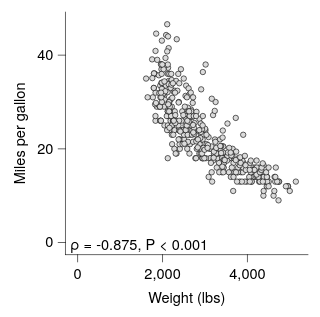

Source (Vega-Lite JSON):
### Vega-Lite specification from a JSON file in a GitHub repository (floating-point values rounded to 4 significant figures; data arrays with more than 128 entries replaced by an {"elided": "..."} marker saying what was removed)
{"background": null, "config": {"arc": {"fill": "#DBDBDB", "fillOpacity": 1.0, "innerRadius": 25.0, "padAngle": 0.03, "stroke": "black", "strokeOpacity": 1, "strokeWidth": 0.25}, "area": {"fill": "#DBDBDB", "fillOpacity": 1.0, "stroke": "black", "strokeOpacity": 1, "strokeWidth": 0.25}, "axis": {"domain": true, "domainCap": "round", "domainColor": "black", "domainWidth": 0.25, "grid": false, "gridCap": "round", "gridColor": "#F1F1F1", "gridDash": [0, 0], "gridOpacity": 1.0, "gridWidth": 0.25, "labelColor": "black", "labelFont": "Helvetica Neue, HelveticaNeue, Helvetica, Arial, sans-serif", "labelFontSize": 6, "labelFontStyle": "normal", "labelFontWeight": 400, "offset": 0, "ticks": true, "tickCap": "round", "tickColor": "black", "tickRound": false, "tickSize": 3, "tickWidth": 0.25, "titleColor": "black", "titleFont": "Helvetica Neue, HelveticaNeue, Helvetica, Arial, sans-serif", "titleFontSize": 6, "titleFontStyle": "normal", "titleFontWeight": 400}, "axisX": {"domain": true, "labelAlign": "center", "labelAngle": 0, "labels": true, "ticks": true, "translate": 0}, "axisY": {"domain": true, "labelAlign": "right", "labelAngle": 0, "labels": true, "ticks": true, "translate": 0}, "axisRight": {"domain": true, "labelAlign": "left", "labelAngle": 0, "labels": true, "ticks": true, "translate": 0}, "axisTop": {"domain": true, "labelAlign": "center", "labelAngle": 0, "labels": true, "ticks": true, "translate": 0}, "axisBand": {"tickOffset": 0}, "bar": {"fill": "#DBDBDB", "fillOpacity": 1.0, "stroke": "black", "strokeOpacity": 1, "strokeWidth": 0.25}, "boxplot": {"size": 9.0, "ticks": {"cornerRadius": 0.25, "fill": "black", "opacity": 1, "size": 4.5, "thickness": 0.25}, "box": {"fillOpacity": 1.0, "stroke": "black", "strokeOpacity": 1, "strokeWidth": 0.25}, "median": {"cornerRadius": 0, "fill": "black", "fillOpacity": 1.0, "opacity": 1, "size": 9.0, "thickness": 0.25}, "rule": {"fill": "black", "fillOpacity": 1.0, "size": 10.0, "stroke": "black", "strokeDash": [0, 0], "strokeOpacity": 1, "strokeWidth": 0.25}, "outliers": {"color": "black", "fill": "black", "fillOpacity": 1.0, "size": 0, "stroke": "black", "strokeOpacity": 1, "strokeWidth": 0.25}}, "circle": {"fill": "black", "fillOpacity": 1.0, "size": 1.25, "stroke": null, "strokeOpacity": 1, "strokeWidth": 0.25}, "errorband": {"band": {"fillOpacity": 0.6, "stroke": null, "strokeWidth": 0.25, "strokeOpacity": 1}, "borders": {"opacity": 0, "strokeOpacity": 1, "strokeWidth": 0.25}}, "errorbar": {"opacity": 1, "rule": {"strokeDash": [0, 0], "strokeWidth": 0.25}, "ticks": {"color": "black", "cornerRadius": 0.125, "opacity": 1, "size": 6.0, "thickness": 0.25}, "thickness": 0.25}, "font": "Helvetica Neue, HelveticaNeue, Helvetica, Arial, sans-serif", "geoshape": {"fill": "#DBDBDB", "fillOpacity": 1.0, "stroke": "black", "strokeOpacity": 1, "strokeWidth": 0.25}, "header": {"labelColor": "black", "labelFont": "Helvetica Neue, HelveticaNeue, Helvetica, Arial, sans-serif", "labelFontSize": 6, "labelFontStyle": "normal", "labelFontWeight": 400, "titleColor": "black", "titleFont": "Helvetica Neue, HelveticaNeue, Helvetica, Arial, sans-serif", "titleFontSize": 6, "titleFontStyle": "normal", "titleFontWeight": 400, "titlePadding": 0}, "legend": {"disable": false, "offset": 4.5, "titlePadding": 4, "labelOffset": 2, "gradientLabelOffset": 2, "columnPadding": 4, "rowPadding": 2, "gradientLength": 50.0, "gradientThickness": 5.0, "gradientOpacity": 1.0, "gradientStrokeColor": "black", "gradientStrokeWidth": 0.25, "labelColor": "black", "labelFont": "Helvetica Neue, HelveticaNeue, Helvetica, Arial, sans-serif", "labelFontSize": 6, "labelFontStyle": "normal", "labelFontWeight": 400, "strokeColor": "black", "strokeWidth": 0, "symbolSize": 36, "symbolStrokeColor": "black", "symbolStrokeWidth": 0.25, "titleColor": "black", "titleFont": "Helvetica Neue, HelveticaNeue, Helvetica, Arial, sans-serif", "titleFontSize": 6, "titleFontStyle": "normal", "titleFontWeight": 400}, "line": {"color": "black", "stroke": "black", "strokeCap": "butt", "strokeDash": [0, 0], "strokeOpacity": 1, "strokeWidth": 0.5}, "point": {"filled": true, "fill": "#DBDBDB", "fillOpacity": 1.0, "size": 5.0, "stroke": "black", "strokeOpacity": 1, "strokeWidth": 0.25}, "range": {"category": ["#B2B2B2", "#4A7CD3", "#008542", "#664CAF", "#509F98", "#636363", "#284F93", "#005226", "#382864", "#285753"], "diverging": {"scheme": ["#443E60", "#5F597E", "#7C759B", "#9994B6", "#B7B4CC", "#D6D5DC", "#F6F6F6", "#D1DAD9", "#A4C2BF", "#7AA9A4", "#578E89", "#37736E", "#1B5954"]}, "heatmap": {"scheme": ["#440154", "#472270", "#433E82", "#38598C", "#2C728E", "#238A8D", "#24A086", "#39B578", "#5DC862", "#96D646", "#CAE02D", "#FDE724"]}, "ordinal": {"scheme": ["#F1F1F1", "#DBDBDB", "#C6C6C6", "#B2B2B2", "#9D9D9D", "#898989", "#767676", "#636363", "#515151", "#404040", "#2F2F2F", "#1F1F1F"]}, "ramp": {"scheme": ["#440154", "#472270", "#433E82", "#38598C", "#2C728E", "#238A8D", "#24A086", "#39B578", "#5DC862", "#96D646", "#CAE02D", "#FDE724"]}}, "rule": {"color": "black", "stroke": "black", "strokeCap": "round", "strokeDash": [2, 2], "strokeOpacity": 1, "strokeWidth": 0.25}, "scale": {"barBandPaddingInner": 0.1, "rectBandPaddingInner": 0, "tickBandPaddingInner": 0.1, "bandPaddingOuter": 0.1, "bandWithNestedOffsetPaddingInner": 0.2, "bandWithNestedOffsetPaddingOuter": 0.2, "offsetBandPaddingInner": 0, "offsetBandPaddingOuter": 0, "continuousPadding": 5.0, "round": false}, "rect": {"fill": "#DBDBDB", "fillOpacity": 1.0, "stroke": "black", "strokeOpacity": 1, "strokeWidth": 0.25}, "square": {"fill": "#DBDBDB", "fillOpacity": 1.0, "size": 10.0, "stroke": "black", "strokeOpacity": 1, "strokeWidth": 0.25}, "text": {"color": "black", "font": "Helvetica Neue, HelveticaNeue, Helvetica, Arial, sans-serif", "fontSize": 6, "fontStyle": "normal", "fontWeight": 400}, "tick": {"color": "black", "cornerRadius": 0.125, "opacity": 1.0, "size": 9.0, "thickness": 0.25}, "title": {"anchor": "middle", "frame": "group", "color": "black", "font": "Helvetica Neue, HelveticaNeue, Helvetica, Arial, sans-serif", "fontSize": 6, "fontStyle": "normal", "fontWeight": 400, "subtitleColor": "black", "subtitleFont": "Helvetica Neue, HelveticaNeue, Helvetica, Arial, sans-serif", "subtitleFontSize": 6, "subtitleFontStyle": "normal", "subtitleFontWeight": 400}, "trail": {"color": "black", "opacity": 1, "size": 0.5}, "view": {"continuousWidth": 100, "continuousHeight": 100, "discreteWidth": 100, "discreteHeight": 100, "fill": null, "stroke": null, "strokeWidth": 0.25}}, "layer": [{"data": {"name": "data-84942684f44a0939f6e50b33ec91a880"}, "mark": {"type": "point"}, "encoding": {"x": {"field": "Weight_in_lbs", "title": "Weight (lbs)", "type": "quantitative", "scale": {"nice": false}}, "y": {"field": "Miles_per_Gallon", "title": "Miles per gallon", "type": "quantitative", "scale": {"nice": false}}}}, {"layer": [{"mark": {"type": "text", "align": "left", "angle": 0, "baseline": "alphabetic", "dx": 0, "dy": 0, "fontSize": 6, "opacity": 1.0}, "encoding": {"text": {"value": "ρ = -0.875, P < 0.001"}, "x": {"value": 2}, "y": {"value": 98}}}], "data": {"values": [{"__dysonsphere__": 1}]}, "name": "__dysonsphere_25fb16d8d661ed1d_53"}], "$schema": "https://vega.github.io/schema/vega-lite/v6.4.1.json", "datasets": {"data-84942684f44a0939f6e50b33ec91a880": {"elided": "398 records"}}}
